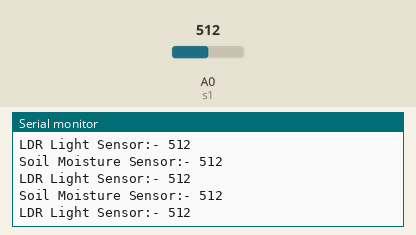
This sketch was run on a simulated Arduino Uno, built with avr-gcc and run on an emulated ATmega328P. On the bench: the last lines printed to the serial monitor. The inputs (shaded band) are chosen by the test bench; at power-on: A0 (s1) = 512.

Above: at 1.2 s.
1.3 s: A0 (s1) set to 111
At 1.77 s:
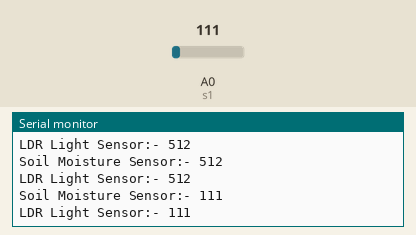
4.3 s: A0 (s1) set to 90
At 4.48 s:
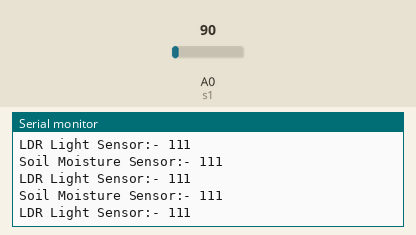
7.3 s: A0 (s1) set to 992
At 7.49 s:
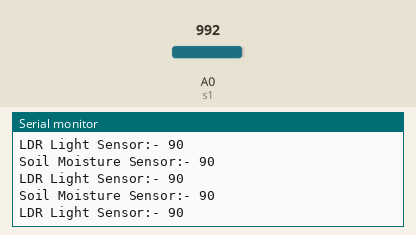
8.8 s: A0 (s1) set to 1009
At 8.99 s:
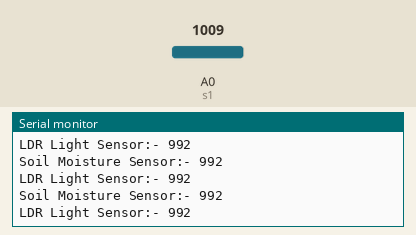
Timing chart, 0 to 11.8 s (numbered marks = the images above; inputs shaded):
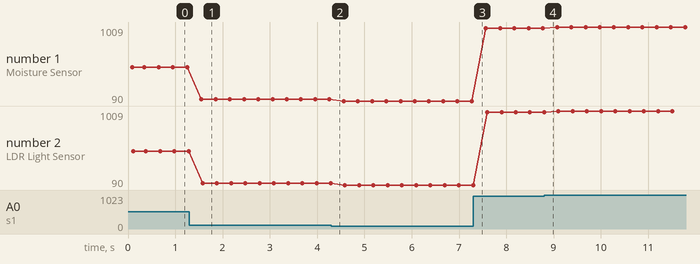

Measured:
- after the input at 1.3 s, the serial monitor: prints a new line after 0.25 s (image 1)
- plotted number 1: 512 → 111 after the input at 1.3 s, 111 → 90 after the input at 4.3 s, 90 → 992 after the input at 7.3 s, 992 → 1009 after the input at 8.8 s
- plotted number 2: 512 → 111 after the input at 1.3 s, 111 → 90 after the input at 4.3 s, 90 → 992 after the input at 7.3 s, 992 → 1009 after the input at 8.8 s

The sketch:

LDR_SoilMoisture_Interfacing.ino
```cpp
const int s0 = 16;   //A
const int s1 = 14;   //B

unsigned int analogVal = 0;

int analogread(int pin)
{
  unsigned int tempVal = 0;

  if (pin == 0)
  {
    digitalWrite(s1,LOW);
    digitalWrite(s0,LOW);
    delay(25);
    //Reading Ay0
    tempVal = analogRead(A0);
    return tempVal;
  }
  else if (pin == 1)
  {
    digitalWrite(s1,LOW);
    digitalWrite(s0,HIGH);
    delay(25);
    //Reading Ay1
    tempVal = analogRead(A0);
    return tempVal;
  }
  else if (pin == 2)
  {
    digitalWrite(s1,HIGH);
    digitalWrite(s0,LOW);
    delay(25);
    //Reading Ay2
    tempVal = analogRead(A0);
    return tempVal;
  }
  else if (pin == 3)
  {
    digitalWrite(s1,HIGH);
    digitalWrite(s0,HIGH);
    delay(25);
    //Reading Ay3
    tempVal = analogRead(A0);
    return tempVal;
  }
}

void initializeCD4051(void)
{
  pinMode(s0,OUTPUT);
  pinMode(s1,OUTPUT);
}
void setup() {
  // put your setup code here, to run once:
 initializeCD4051();
 Serial.begin(9600);
 Serial.println("");
 Serial.println("");
 Serial.println("Interfacing Soil Moisture and LDR sensor using CD4051 with the Wemos D1 Mini");
}

void loop() {
  // put your main code here, to run repeatedly:
  analogVal = analogread(0);
  Serial.print("Soil Moisture Sensor:- ");
  Serial.println(analogVal);

  analogVal = analogread(1);
  Serial.print("LDR Light Sensor:- ");
  Serial.println(analogVal);

  delay(250);
}
```
